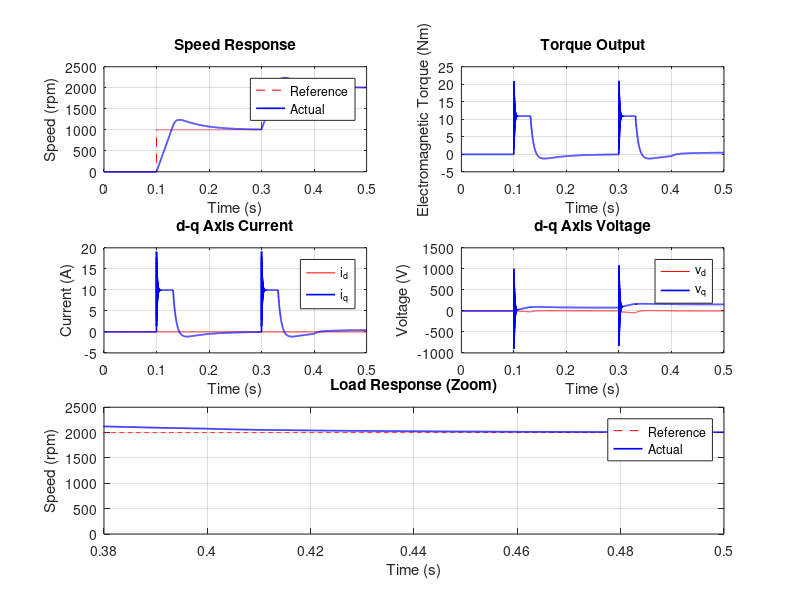

MATLAB code for this plot:
%% PMSM 永磁同步电机 FOC 控制仿真
% MATLAB R2016b 兼容
% 演示：矢量控制（FOC）基本算法
% 电流环 PI 调节 + SVPWM

clear; clc; close all;

%% 电机参数
pmsm.Rs  = 0.958;      % 定子电阻 [Ohm]
pmsm.Ld  = 0.00525;    % d轴电感 [H]
pmsm.Lq  = 0.00525;    % q轴电感 [H]
pmsm.psi = 0.1827;     % 永磁磁链 [Wb]
pmsm.P   = 4;          % 极对数
pmsm.J   = 0.003;      % 转动惯量 [kg.m^2]
pmsm.B   = 0.0001;     % 阻尼系数

%% 控制参数
Ts = 1e-4;             % 仿真步长 [s] (10kHz)
T  = 0.5;              % 总时长 [s]
t  = 0:Ts:T;
n  = length(t);

% PI 参数 (电流环)
Kp_i = 100;
Ki_i = 2000;

% PI 参数 (速度环)
Kp_s = 0.5;
Ki_s = 10;

%% 参考输入（向量化）
w_ref = 0 * (t < 0.1) ...
      + 1000 * (t >= 0.1 & t < 0.3) ...
      + 2000 * (t >= 0.3);
TL = 0.5 * (t > 0.4);

%% 初始化状态
id = 0; iq = 0; wm = 0; theta = 0;
id_ref = 0;             % id=0 控制

% 积分累积
ei_sum_d = 0;
ei_sum_q = 0;
ew_sum   = 0;

% 存储
id_log = zeros(1, n);
iq_log = zeros(1, n);
wm_log = zeros(1, n);
vd_log = zeros(1, n);
vq_log = zeros(1, n);
Te_log = zeros(1, n);

%% 主仿真循环
for k = 1:n
    % 速度环 PI
    ew = (w_ref(k) - wm * 30/pi) * (pi/30);  % rpm -> rad/s
    ew_sum = ew_sum + ew * Ts;
    iq_ref = Kp_s * ew + Ki_s * ew_sum;
    iq_ref = max(min(iq_ref, 10), -10);       % 限幅

    % 电流环 PI (d轴)
    ed = id_ref - id;
    ei_sum_d = ei_sum_d + ed * Ts;
    vd = Kp_i * ed + Ki_i * ei_sum_d;

    % 电流环 PI (q轴)
    eq = iq_ref - iq;
    ei_sum_q = ei_sum_q + eq * Ts;
    vq = Kp_i * eq + Ki_i * ei_sum_q;

    % 解耦补偿
    vd = vd - pmsm.Lq * pmsm.P * wm * iq;
    vq = vq + pmsm.psi * pmsm.P * wm + pmsm.Ld * pmsm.P * wm * id;

    % 电机模型（前向欧拉）
    did_dt = (vd - pmsm.Rs * id + pmsm.Lq * pmsm.P * wm * iq) / pmsm.Ld;
    diq_dt = (vq - pmsm.Rs * iq - pmsm.psi * pmsm.P * wm - pmsm.Ld * pmsm.P * wm * id) / pmsm.Lq;

    id = id + did_dt * Ts;
    iq = iq + diq_dt * Ts;

    % 电磁转矩
    Te = 1.5 * pmsm.P * (pmsm.psi * iq + (pmsm.Ld - pmsm.Lq) * id * iq);

    % 机械方程
    dwm_dt = (Te - pmsm.B * wm - TL(k)) / pmsm.J;
    wm = wm + dwm_dt * Ts;
    theta = theta + wm * Ts;

    % 记录
    id_log(k) = id;
    iq_log(k) = iq;
    wm_log(k) = wm * 30 / pi;   % rad/s -> rpm
    vd_log(k) = vd;
    vq_log(k) = vq;
    Te_log(k) = Te;
end

%% 绘图
figure('Position', [100 100 900 700]);

subplot(3,2,1);
plot(t, w_ref, 'r--', t, wm_log, 'b-', 'LineWidth', 1.2);
xlabel('Time (s)'); ylabel('Speed (rpm)');
legend('Reference', 'Actual'); grid on; title('Speed Response');

subplot(3,2,2);
plot(t, Te_log, 'b-', 'LineWidth', 1.2);
xlabel('Time (s)'); ylabel('Electromagnetic Torque (Nm)');
grid on; title('Torque Output');

subplot(3,2,3);
plot(t, id_log, 'r-', t, iq_log, 'b-', 'LineWidth', 1.2);
xlabel('Time (s)'); ylabel('Current (A)');
legend('i_d', 'i_q'); grid on; title('d-q Axis Current');

subplot(3,2,4);
plot(t, vd_log, 'r-', t, vq_log, 'b-', 'LineWidth', 1.2);
xlabel('Time (s)'); ylabel('Voltage (V)');
legend('v_d', 'v_q'); grid on; title('d-q Axis Voltage');

subplot(3,2,5:6);
plot(t, w_ref, 'r--', t, wm_log, 'b-', 'LineWidth', 1.2);
xlim([0.38 0.5]);
xlabel('Time (s)'); ylabel('Speed (rpm)');
legend('Reference', 'Actual'); grid on; title('Load Response (Zoom)');

%% 性能指标
fprintf('===== Motor Control Simulation Results =====\n');
fprintf('Steady-state speed error: %.2f rpm\n', abs(wm_log(end) - w_ref(end)));
fprintf('Peak torque: %.3f Nm\n', max(Te_log));
fprintf('q-axis steady current: %.3f A\n', iq_log(end));
